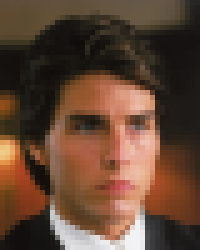
#> input picture 2024年平时作业&课件/实验5/AR_Gray_50by40/CRUISE-1.tif, 40 x 50 px (shown 5 times larger); its folder holds 4 pictures in this run
$ python Fuzzy_kmeans_sample.py
#> lines starting #> are read from the running program, lines starting #| are printed output that depends on the picture
import math
import copy
import os
import numpy as np
from PIL import Image
import matplotlib.pyplot as plt
from sklearn.decomposition import PCA

# 定义一个非常大的浮点数，用于初始化最小距离
FLOAT_MAX = 1e100

class Point:
    """
    定义一个点类，用于表示数据点及其相关属性。
    """
    def __init__(self, clusterCenterNumber, features=None, group=0):
        # 特征向量，如果未提供则初始化为空列表
        self.features = features if features is not None else []
        # 所属的簇编号，默认值为0
        self.group = group
        # 属于各个簇的隶属度，初始化为0.0
        self.membership = [0.0 for _ in range(clusterCenterNumber)]
        # 真实标签，用于记录数据点的实际类别
        self.real_label = None  # 用于记录真实标签

def solveDistanceBetweenPoints(pointA, pointB):
    """
    计算两个点之间的欧氏距离的平方。

    参数:
    - pointA: 第一个点
    - pointB: 第二个点

    返回:
    - 两点之间的距离的平方
    """
    # 将特征向量转换为numpy数组，并计算差值
    diff = np.array(pointA.features) - np.array(pointB.features)
    # 返回差值的平方和
    return np.sum(diff**2)

def getNearestCenter(point, clusterCenterGroup):
    """
    找到距离给定点最近的簇中心。

    参数:
    - point: 要计算的点
    - clusterCenterGroup: 当前所有的簇中心

    返回:
    - 最近簇中心的索引和距离
    """
    minIndex = 0
    minDistance = FLOAT_MAX
    # 遍历所有簇中心，寻找最小距离
    for index, center in enumerate(clusterCenterGroup):
        distance = solveDistanceBetweenPoints(point, center)
        if distance < minDistance:
            minDistance = distance
            minIndex = index
    return minIndex, minDistance

def kMeansPlusPlus(points, clusterCenterGroup):
    """
    初始化簇中心，使用K-Means++算法提高初始簇中心的选择质量。

    参数:
    - points: 所有数据点
    - clusterCenterGroup: 簇中心列表，将被初始化
    """
    import random
    # 随机选择第一个簇中心
    clusterCenterGroup[0] = copy.copy(random.choice(points))
    distanceGroup = [0.0 for _ in range(len(points))]
    total_distance = 0.0

    # 逐个选择剩余的簇中心
    for index in range(1, len(clusterCenterGroup)):
        total_distance = 0.0
        # 计算每个点到最近已选簇中心的距离平方
        for i, point in enumerate(points):
            distanceGroup[i] = getNearestCenter(point, clusterCenterGroup[:index])[1]
            total_distance += distanceGroup[i]

        # 生成一个随机阈值
        total_distance *= random.random()
        # 根据距离概率选择下一个簇中心
        for i, distance in enumerate(distanceGroup):
            total_distance -= distance
            if total_distance < 0:
                clusterCenterGroup[index] = copy.copy(points[i])
                break

def getSingleMembership(point, clusterCenterGroup, weight):
    """
    计算给定点对每个簇中心的隶属度。

    参数:
    - point: 数据点
    - clusterCenterGroup: 当前所有簇中心
    - weight: 模糊权重参数（通常大于1）

    更新:
    - 更新point.membership为新的隶属度列表
    """
    # 计算点到所有簇中心的距离平方
    distances = [solveDistanceBetweenPoints(point, center) for center in clusterCenterGroup]
    for centerIndex, _ in enumerate(point.membership):
        total = 0.0
        if distances[centerIndex] == 0:
            # 如果距离为0，点完全属于该簇
            point.membership = [0.0]*len(distances)
            point.membership[centerIndex] = 1.0
            return
        for distance in distances:
            if distance == 0:
                # 如果某个距离为0，点完全属于对应簇
                point.membership = [0.0]*len(distances)
                point.membership[centerIndex] = 1.0
                return
            # 根据模糊权重计算隶属度
            total += (distances[centerIndex]/distance)**(1.0/(weight-1.0))
        point.membership[centerIndex] = 1.0/total

def fuzzyCMeansClustering(points, clusterCenterNumber, weight):
    """
    执行模糊C均值聚类算法。

    参数:
    - points: 所有数据点
    - clusterCenterNumber: 簇的数量
    - weight: 模糊权重参数

    返回:
    - 最终的簇中心列表
    - 每个簇中心的历史轨迹（用于可视化）
    """
    # 初始化簇中心列表
    clusterCenterGroup = [Point(clusterCenterNumber) for _ in range(clusterCenterNumber)]
    # 使用K-Means++算法初始化簇中心
    kMeansPlusPlus(points, clusterCenterGroup)

    # 记录每个簇中心的变化轨迹
    clusterCenterTrace = [[copy.copy(center)] for center in clusterCenterGroup]
    tolerableError, currentError = 1.0, FLOAT_MAX

    # 迭代直到误差小于容忍误差
    while currentError >= tolerableError:
        # 更新每个点的隶属度
        for point in points:
            getSingleMembership(point, clusterCenterGroup, weight)

        # 计算新的簇中心
        currentCenterGroup = [Point(clusterCenterNumber) for _ in range(clusterCenterNumber)]
        for centerIndex, center in enumerate(currentCenterGroup):
            upperSum = np.zeros(len(points[0].features))  # 分子部分
            lowerSum = 0.0  # 分母部分
            for point in points:
                membershipWeight = (point.membership[centerIndex] ** weight)
                upperSum += membershipWeight * np.array(point.features)
                lowerSum += membershipWeight

            # 更新簇中心的特征向量
            center.features = (upperSum / lowerSum).tolist()

        # 计算当前迭代的误差
        currentError = 0.0
        for index, singleTrace in enumerate(clusterCenterTrace):
            old_center = singleTrace[-1]
            new_center = currentCenterGroup[index]
            currentError += solveDistanceBetweenPoints(old_center, new_center)
            # 记录新的簇中心
            singleTrace.append(copy.copy(new_center))
            # 更新当前簇中心
            clusterCenterGroup[index] = copy.copy(new_center)

    # 确定每个点最终所属的簇
    for point in points:
        maxIndex, maxMembership = 0, 0.0
        for index, singleMembership in enumerate(point.membership):
            if singleMembership > maxMembership:
                maxMembership = singleMembership
                maxIndex = index
        point.group = maxIndex

    return clusterCenterGroup, clusterCenterTrace

def visualizeResults(points, clusterCenterNumber, title='Clusters visualization'):
    """
    可视化聚类结果，使用PCA将特征降至二维。

    参数:
    - points: 所有数据点
    - clusterCenterNumber: 簇的数量
    - title: 图表标题
    """
    # 提取所有点的特征向量
    X = np.array([p.features for p in points])
    # 提取所有点的簇标签
    labels = np.array([p.group for p in points])

    # 使用PCA将特征降到二维
    pca = PCA(n_components=2)
    X_pca = pca.fit_transform(X)

    # 创建绘图
    plt.figure(figsize=(8,6))
    K = clusterCenterNumber
    # 使用tab10色图为不同簇分配颜色
    colors = plt.cm.get_cmap('tab10', K)
    for k in range(K):
        # 选择属于当前簇的点
        cluster_points = X_pca[labels == k]
        if len(cluster_points) > 0:
            # 绘制当前簇的点
            plt.scatter(cluster_points[:,0], cluster_points[:,1],
                        color=colors(k), label=f'Cluster {k}', alpha=0.7, edgecolors='k')
    # 设置图表标题和轴标签
    plt.title(title)
    plt.xlabel('PC1')
    plt.ylabel('PC2')
    plt.legend()
    plt.grid(True)
    plt.show()

def loadAllImagesWithRealLabel(directory, clusterCenterNumber, name_to_label):
    """
    加载指定目录下的所有图片，创建数据点并设置其真实标签。

    参数:
    - directory: 图片存放的目录
    - clusterCenterNumber: 簇的数量
    - name_to_label: 从人名到标签的映射字典

    返回:
    - 包含所有数据点的列表
    """
#> called with directory = 'AR_Gray_50by40', clusterCenterNumber = 4
    points = []
    # 列出目录中所有以.tif结尾的文件
    image_files = [f for f in os.listdir(directory) if f.lower().endswith('.tif')]
    image_files.sort()

    for img_name in image_files:
        # 分离文件名和扩展名
        base_name, _ = os.path.splitext(img_name)
        # 提取人名部分，例如'AR001'，'AR002'等
        person_id = base_name.split('-')[0]  # 'AR001', 'AR002', 'AR003'
        # 获取对应的标签
        label = name_to_label[person_id]

        # 构建图片的完整路径
        img_path = os.path.join(directory, img_name)
        # 打开图片并转换为灰度图
        img = Image.open(img_path).convert('L')
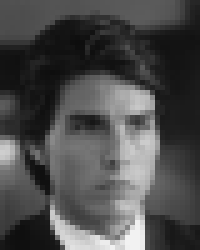
#> img: PIL image 40x50 L (shown 5 times larger); min 13, max 242, mean 76
        # 将图片转换为numpy数组，并转为浮点型
        img_array = np.array(img, dtype=float)
        # 将二维数组展平为一维特征向量
        features = img_array.flatten().tolist()
#> features = 2000 values, max 242 at index 1827, min 13 at index 335, mean 76.04

        # 创建一个数据点
        p = Point(clusterCenterNumber, features=features, group=0)
#> in __init__, `self.features = features if features is not None else []`: self.features has the same summary as features in loadAllImagesWithRealLabel
        # 设置真实标签
        p.real_label = label
        # 添加到点列表中
        points.append(p)
#> pass 2 of the loop in loadAllImagesWithRealLabel, `for img_name in image_files:`:
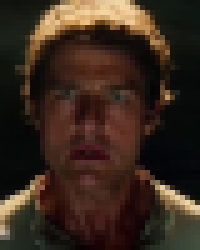
#> input picture 2024年平时作业&课件/实验5/AR_Gray_50by40/CRUISE-10.tif, 40 x 50 px (shown 5 times larger)
#> in loadAllImagesWithRealLabel, `img = Image.open(img_path).convert('L')`:
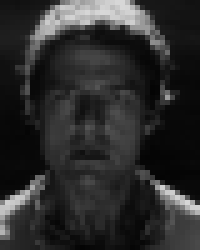
#> img: PIL image 40x50 L (shown 5 times larger); min 4, max 216, mean 44.4
#> in loadAllImagesWithRealLabel, `features = img_array.flatten().tolist()`: features = 2000 values, max 216 at index 100, min 4 at index 750, mean 44.36
#> pass 3 of the loop in loadAllImagesWithRealLabel, `for img_name in image_files:`:
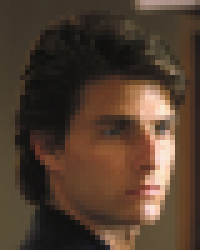
#> input picture 2024年平时作业&课件/实验5/AR_Gray_50by40/CRUISE-2.tif, 40 x 50 px (shown 5 times larger)
#> in loadAllImagesWithRealLabel, `img = Image.open(img_path).convert('L')`:
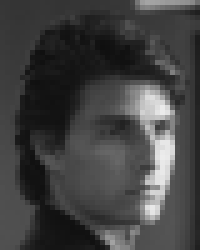
#> img: PIL image 40x50 L (shown 5 times larger); min 15, max 236, mean 65.5
#> in loadAllImagesWithRealLabel, `features = img_array.flatten().tolist()`: features = 2000 values, max 236 at index 1272, min 15 at index 380, mean 65.53
#> the loop made 4 passes; the first 3 are shown
    return points

def assignClusterName(points, clusterCenterNumber, label_to_name):
    """
    为每个簇分配一个人名，基于簇内多数真实标签。

    参数:
    - points: 所有数据点
    - clusterCenterNumber: 簇的数量
    - label_to_name: 从标签到人名的映射字典

    返回:
    - 簇到人名的映射字典
    """
#> called with clusterCenterNumber = 4
    # 初始化一个二维数组，用于统计每个簇中每个标签的数量
    label_count_per_cluster = np.zeros((clusterCenterNumber, len(label_to_name)), dtype=int)

    for p in points:
        # p.group是聚类后的簇编号
        # p.real_label是原始真实标签
        label_count_per_cluster[p.group, p.real_label] += 1

    cluster_to_name = {}
    for c in range(clusterCenterNumber):
        # 找到每个簇中出现次数最多的标签
        max_label = np.argmax(label_count_per_cluster[c])
        # 将簇映射到对应的人名
        cluster_to_name[c] = label_to_name[max_label]
    return cluster_to_name

def recognizePerson(img_path, clusterCenterGroup, cluster_to_name, clusterCenterNumber):
    """
    识别给定图片中的人名。

    参数:
    - img_path: 待识别图片的路径
    - clusterCenterGroup: 当前所有簇中心
    - cluster_to_name: 簇到人名的映射字典
    - clusterCenterNumber: 簇的数量

    返回:
    - 识别出的人名
    """
#> called with img_path = 'test4.tif', clusterCenterNumber = 4
    # 打开图片并转换为灰度图
    img = Image.open(img_path).convert('L')
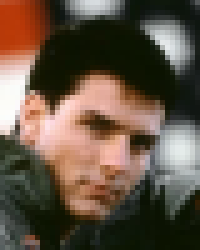
#> input picture 2024年平时作业&课件/实验5/test4.tif, 40 x 50 px (shown 5 times larger)
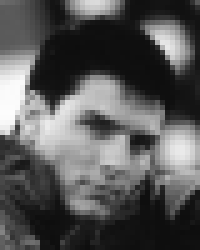
#> img: PIL image 40x50 L (shown 5 times larger); min 13, max 253, mean 86.9
    # 将图片转换为numpy数组，并转为浮点型
    img_array = np.array(img, dtype=float)
    # 将二维数组展平为一维特征向量
    features = img_array.flatten().tolist()
#> features = 2000 values, max 253 at index 880, min 13 at index 375, mean 86.93

    # 创建一个测试点
    test_point = Point(clusterCenterNumber, features=features)
    # 找到最近的簇中心
    nearestIndex, _ = getNearestCenter(test_point, clusterCenterGroup)
    # 获取对应的人名
    person_name = cluster_to_name[nearestIndex]
    return person_name

def main():
    # 图片存放目录，请根据实际情况修改
    directory = "AR_Gray_50by40"  # 请修改为实际存放图片的目录
    # 簇的数量，这里假设有4个人
    clusterCenterNumber = 4
    # 模糊权重参数，通常大于1
    weight = 1.3

    # 定义映射关系：从 person_id 到 label
    # 假设数据为 AR001, AR002, AR003三类人，根据实际名称或人脸ID修改
    name_to_label = {'TOM':0, 'JERRY':1, 'MIKE':2, 'CRUISE':3}
    label_to_name = {0:'TOM', 1:'JERRY', 2:'MIKE', 3:'CRUISE'}

    # 加载训练集（全部数据）
    points = loadAllImagesWithRealLabel(directory, clusterCenterNumber, name_to_label)

    # 使用Fuzzy C-Means对训练数据聚类
    clusterCenterGroup, clusterCenterTrace = fuzzyCMeansClustering(points, clusterCenterNumber, weight)

    # 将每个cluster映射到某个人名
    cluster_to_name = assignClusterName(points, clusterCenterNumber, label_to_name)
    print("Cluster to name mapping:", cluster_to_name)

    # 可视化训练集聚类结果
    # visualizeResults(points, clusterCenterNumber, "Train Set Clusters")

    # 测试识别未知图片
    test_img = "test4.tif"  # 您的测试图片路径
    recognized_name = recognizePerson(test_img, clusterCenterGroup, cluster_to_name, clusterCenterNumber)
    print("Recognized person for test image:", recognized_name)

    # -------- 新增的准确率计算部分 --------
    # 使用所有已知数据points，计算识别准确率
    correct = 0
    total = len(points)

    for p in points:
        real_name = label_to_name[p.real_label]        # 真实名称
        predicted_name = cluster_to_name[p.group]      # 聚类预测名称
        if real_name == predicted_name:
            correct += 1

    accuracy = correct / total
    print("Recognition accuracy on training set:", accuracy)
    # -------------------------------------

if __name__ == "__main__":
    main()
